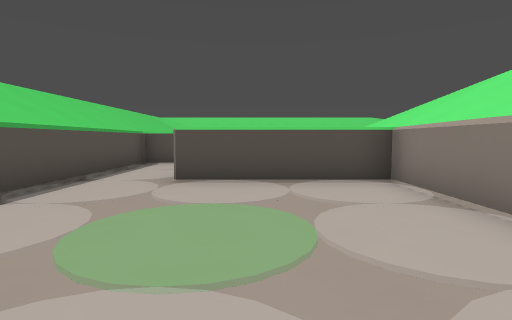
View 1 (above)

16 first-person views from a walk through a Godot game level. The camera is 1.5 m above the floor, tilts 4° down and sees 80° across. The floor is counted in squares, 2 m on a side. Each view is taken from the middle of a square. On the plan, view 1 faces up. The plan holds only what a view shows up to about 10 squares ahead; the rest is blank. The place goes on beyond the plan. Characters and animated objects are left out.

View 2
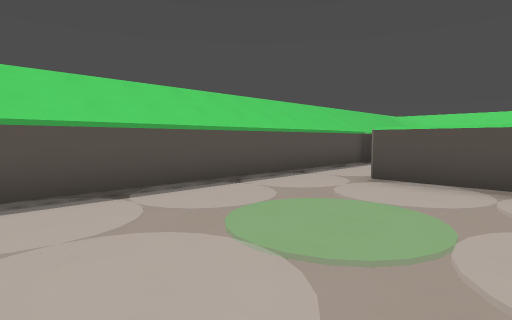

View 3
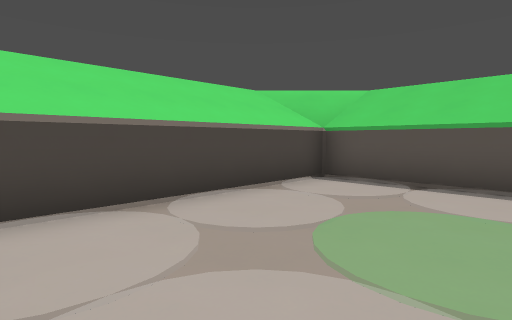

View 4
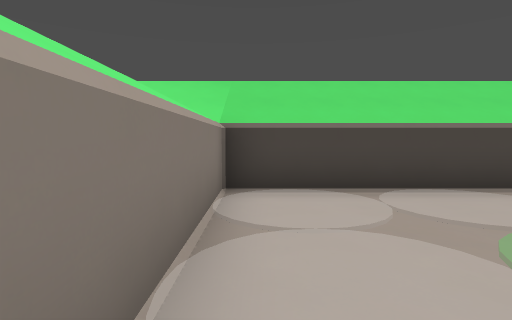

View 5
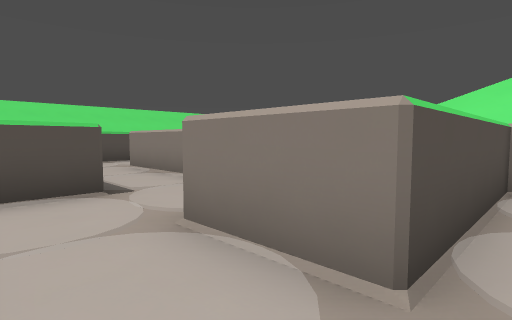

View 6
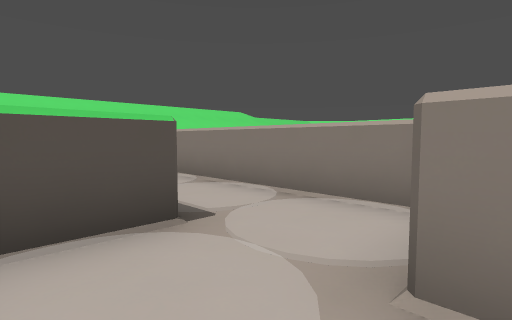

View 7
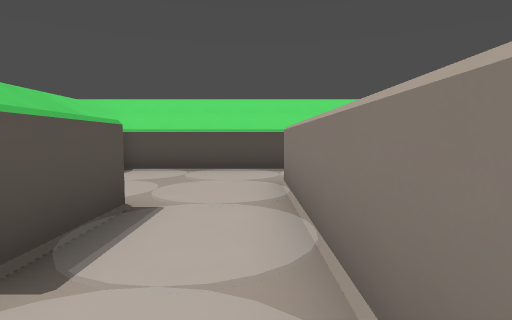

View 8
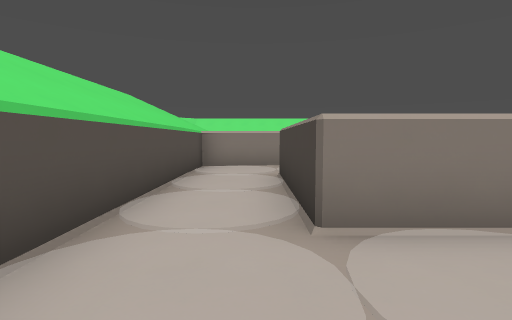

View 9
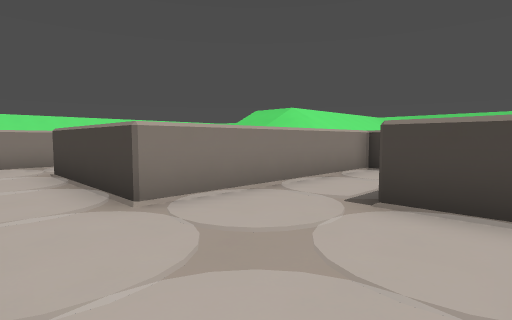

View 10
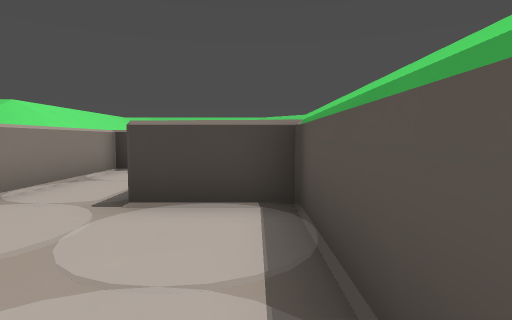

View 11
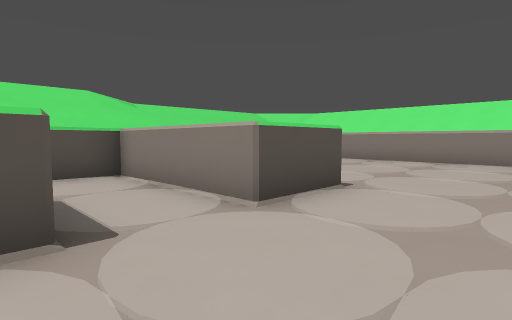

View 12
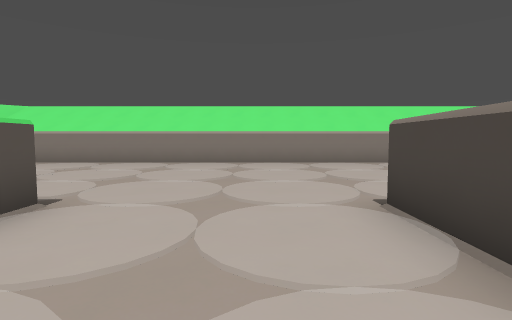

View 13
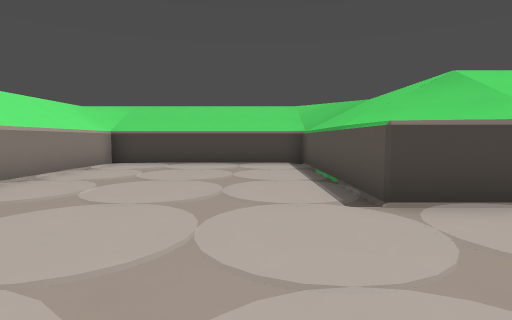

View 14
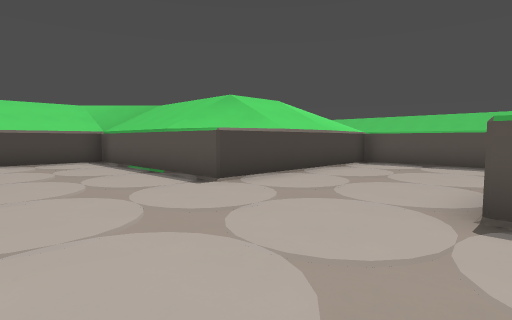

View 15
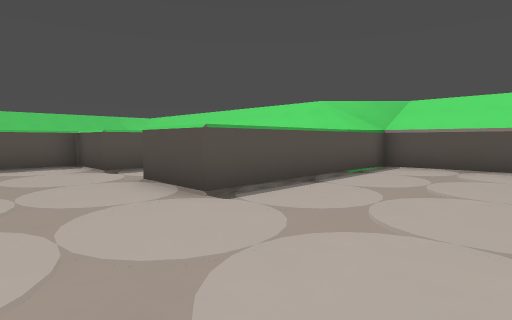

View 16
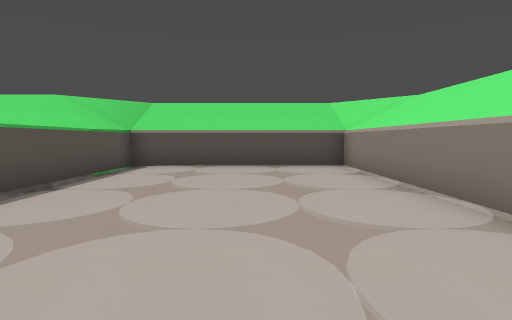

### Floor plan
Points are (right, up) in squares from view 1. A wall is a line through its corners. A room is listed if a view was taken in it or the views show most of it. See-through windows are left out.
Room 1 (views 1, 2, 3, 4, 5)
walls: (-3.5, 5.5) (-3.5, -0.5) (2.5, -0.5) (2.5, 5.5) (-1.5, 5.5)
ways out: opening at (-2.5, 6.5) to room 2
Room 2 (views 6, 7)
walls: (-1.5, 9.5) (-3.5, 9.5) (-3.5, 5.5); (-1.5, 11.5) (-1.5, 9.8); (0.5, 7.5) (0.5, 11.5); (-1.5, 5.5) (-1.5, 7.5)
ways out: opening at (-2.5, 6.5) to room 1; opening at (-0.5, 10.5) to room 3
Room 3 (views 8, 9, 10)
walls: (0.5, 11.5) (0.5, 13.5) (4.5, 13.5); (-3.5, 14.5) (-3.5, 11.5) (-1.5, 11.5); (6.5, 13.5) (6.5, 15.5) (-3.4, 15.5)
ways out: opening at (-0.5, 10.5) to room 2; opening at (5.5, 12.5) to room 4
Room 4 (views 11, 12, 13, 14, 15, 16)
walls: (4.5, 12.5) (4.5, 11.5) (2.5, 11.5) (2.5, 7.5) (8.5, 7.5) (8.5, 1.5) (14.5, 1.5) (14.5, 17.5) (8.5, 17.5) (8.5, 11.5) (6.5, 11.5) (6.5, 13.5)
ways out: opening at (5.5, 12.5) to room 3

Where each view was taken, in squares from view 1:
view 1: 0 up, 0 right, facing up
view 2: 0 up, 1 right, facing up-left
view 3: 3 up, 2 right, facing down-left
view 4: 4 up, 2 right, facing down
view 5: 5 up, 3 left, facing up-right
view 6: 7 up, 3 left, facing up-right
view 7: 8 up, 0 right, facing up
view 8: 14 up, 2 left, facing right
view 9: 15 up, 3 left, facing down-right
view 10: 15 up, 3 left, facing down
view 11: 9 up, 4 right, facing up-right
view 12: 9 up, 5 right, facing right
view 13: 11 up, 10 right, facing down
view 14: 12 up, 12 right, facing down-left
view 15: 9 up, 12 right, facing up-left
view 16: 9 up, 12 right, facing up
